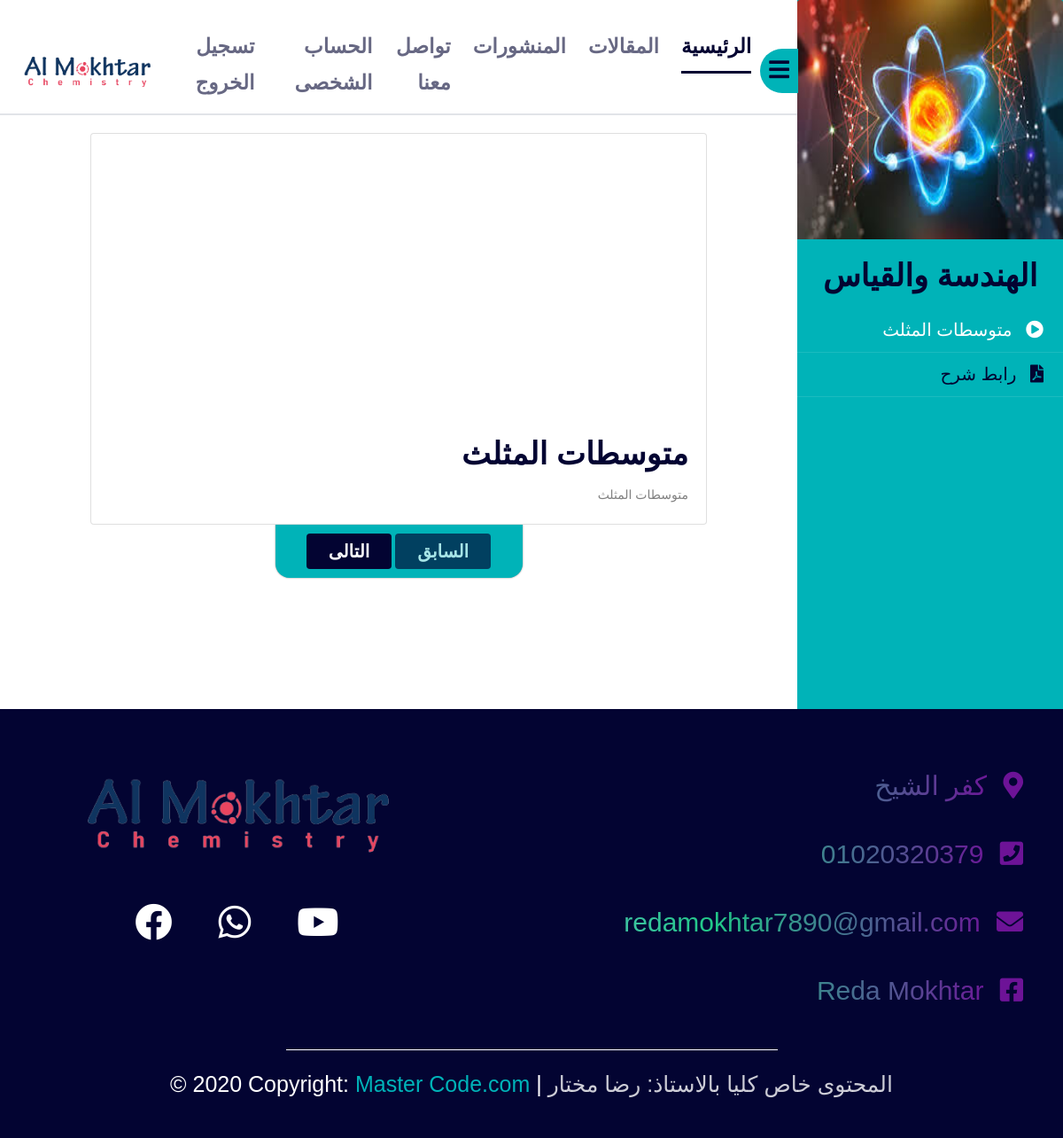
Screenshot of /course_content.php?category_id=15 (signed in) with the database file from the repository.
### tables this page shows
CREATE TABLE `category` (
  `category_id` int(11) NOT NULL,
  `category_name` varchar(255) NOT NULL,
  `category_description` text NOT NULL,
  `ordering` int(11) DEFAULT 0,
  `parent` int(11) NOT NULL,
  `Visibility` tinyint(4) NOT NULL,
  `Allow_Comment` tinyint(4) NOT NULL,
  `Allow_Ads` tinyint(4) NOT NULL,
  `image` varchar(255) NOT NULL
);

CREATE TABLE `lessons` (
  `lesson_id` int(11) NOT NULL,
  `lesson_name` varchar(255) NOT NULL,
  `lesson_description` text NOT NULL,
  `video` varchar(255) NOT NULL,
  `lesson_data` date NOT NULL,
  `member_id` int(11) NOT NULL,
  `cat_id` int(11) NOT NULL,
  `tags` varchar(225) NOT NULL,
  `allow_comments` tinyint(4) NOT NULL DEFAULT 0,
  `Approve` tinyint(1) NOT NULL DEFAULT 0,
  `pdf` varchar(255) DEFAULT NULL
);

### course_content.php (the view, shortened to what this page needs)
<?php
	include 'inital.php';
    $getUser = $con->prepare("SELECT * FROM members WHERE username = ?");
    $getUser->execute(array($sessionUser));
    $info = $getUser->fetch();
    if (isset($_SESSION['user']) && $info['regstatus'] == 1) {
        $category_id = isset($_GET['category_id']) && is_numeric($_GET['category_id']) ? intval($_GET['category_id']) : 0;
        $getlessons = $con->prepare("SELECT * FROM lessons WHERE cat_id = ?");
        $getlessons->execute(array($category_id));
        $count = $getlessons->rowCount();
        if ($count > 0) {
            $lessons = $getlessons->fetchAll();
?>
<body>
    <div class="wrapper d-flex align-items-stretch">
		<nav id="sidebar" class="order-last text-right" >
			<div class="">
                <?php
                    $categories = $con->prepare("SELECT category_name, image FROM category where category_id = ?");
                    $categories->execute(array($category_id));
                    $category = $categories->fetch();
                ?>
                <?php
                    if (isset($category['image']) && $category['image'] !== '') {
                        echo '<img src="admin/uploads/'.$category['image'].'" class="card-img-top" alt="...">';
                    } else{
                        echo '<img src="layouts/img/default.jpg" class="card-img-top" alt="...">';
                    }
                ?>
				<h2 class="text-center"><a href="index.php" class="logo"><?php echo $category['category_name'];?></a></h2>
				<ul class="list-unstyled components mb-5">
                    <?php
                        $key_2=1;
                        $key_1=1;
                        foreach($lessons as $key=>$lesson){
                            if($key_2==$key)
                                {
                                    if($key_1==$key){
                                        $key=$key+1;
                                    } else{
                                        $key=$key+$key_1;
                                    }
                                }else{
                                    $key = $key+$key_2;
                                }
                            ?>
                                <li class="<?php
                                            if($key==1){echo'active ';}
                                            echo $key;
                                            ?>">
                                    <button value="<?php echo $key;?>"><?php echo $lesson['lesson_name'];?><span class="fas fa-play-circle mr-3"></span></button>
                                </li>
                            <?php
                            $key_1=$key;
                            if (isset($lesson['pdf']) && $lesson['pdf'] !== '') {
                                if(isset($key_1)&&$key_1==$key)
                                {
                                    $key_2=$key+1;
                                }else{
                                    $key_2=$key+2;
                                }
                                echo '
                                <li class="'. $key_2.'">
                                    <button value="'.$key_2.'"> رابط شرح <span class="fas fa-file-pdf mr-3"></span></button>
                                </li>
                                ';
                            }
                        }
                    ?>
				</ul>
			</div>
		</nav>
		<div id="content">
            <section class="header">
                <nav class="navbar navbar-expand-lg navbar-light">
                    <a href="index.php"><img src="layouts/img/logo_2.png" class="pl-2" width="160"></a>
                    <div class="collapse navbar-collapse" id="navbarTogglerDemo01">
                        <ul class="navbar-nav mr-auto mt-2 mt-lg-0 text-center">
                            <li class="nav-item " style="margin-bottom: 9px;">
                                <a class="nav-link_cust" href="logout.php">تسجيل الخروج</a>
                            </li>
                            <li class="nav-item">
                                <a class="nav-link_cust" href="account.php"> الحساب الشخصى</a>
                            </li>
                            <li class="nav-item" >
                                <a class="nav-link_cust" href="contact_us.php">تواصل معنا</a>
                            </li>
                            <li class="nav-item" >
                                <a class="nav-link_cust" href="activities.php"> المنشورات</a>
                            </li>
                            <li class="nav-item">
                                <a class="nav-link_cust" href="posts.php">المقالات</a>
                            </li>
                            <li class="nav-item active">
                                <a class="nav-link_cust active_link_cust" href="main.php">الرئيسية <span class="sr-only">(current)</span></a>
                            </li>
                        </ul>
                    </div>
                    <button id="sidebarCollapse"><i class="fa fa-bars"></i></button>
                </nav>
            </section>
			<section class="section7">
				<div class="container content">
                <?php
                        $key_2=1;
                        $key_1=1;
                        foreach($lessons as $key=>$lesson){
                            if($key_2==$key)
                                {
                                    if($key_1==$key){
                                        $key=$key+1;
                                    } else{
                                        $key=$key+$key_1;
                                    }
                                }else{
                                    $key = $key+$key_2;
                                } ?>
                                <div class="video <?php echo $key; ?> <?php if($key > 1){echo'hidden_val';} ?>" data-index="<?php echo $key; ?>">
                                <?php
                            $stmt = $con->prepare("SELECT
                                                    answer.mark
                                                FROM
                                                    answer
                                                INNER JOIN
                                                    exams
                                                ON
                                                    exams.exam_id = answer.exam_id
                                                where
                                                    exams.lesson_id = ?
                                                ");
                        $stmt->execute(array($lesson['lesson_id']));
                        $mark = $stmt->fetch();
                            if ($lesson['Approve'] > 0 || $mark['mark'] > 5){
                                ?>
                                    <div class="card text-right">
                                    <?php echo $lesson['video'];?>
                                        <div class="card-body">
                                            <h2><?php echo $lesson['lesson_name'];?></h2>
                                            <p class="card-text"><?php echo $lesson['lesson_description'];?></p>
                                        </div>
                                    </div>
                            <?php }
                            echo '</div>';
                            $key_1=$key;
                            if (isset($lesson['pdf']) && $lesson['pdf'] !== '') {
                                if(isset($key_1)&&$key_1==$key)
                                {
                                    $key_2=$key+1;
                                }else{
                                    $key_2=$key+2;
                                }
                            }
                            ?><?php
                        }
                    ?>
				</div>
				<div class="content_control text-center">
					<div class="center_content">
						<button class="btn" id="next">التالى</button>
						<button class="btn" id="previous">السابق</button>
					</div>
				</div>
			</section>
		</div>
	</div>
<?php include $tpl . 'partial/footer.php'; ?>
</body>
<?php
include $tpl . 'scripts.php';
}
}else {
    header('Location: reg.php');
    exit();
}
?>

### layouts/css/index.css (style rules this page uses)
body { font-family: Almarai; overflow-x: hidden; }
.header nav { margin-top: 24px; padding-bottom: 0px; border-bottom: 2px solid #e1e4e8; }
.header nav .nav-item { margin-bottom: 13px; text-align: right; }
.header nav .navbar-nav { margin: auto; margin-top: 30px; }
.header nav .navbar-nav .nav-link_cust { text-decoration: none; margin-left: 25px; font-size: 23px; font-weight: bold; opacity: 0.6; cursor: pointer; }
.header nav .navbar-nav .active_link_cust { opacity: 1; padding-bottom: 15px; }
.header nav ul { margin-left: 15%; }
.header nav .nav-link_cust { color: #030432; }
.header nav .active_link_cust { border-bottom: 3px solid #030432; }
.section7 .card { width: 80%; margin: auto; margin-top: 20px; }
.section7 .card iframe { width: 100%; }
.section7 .card h2 { font-size: 35px; font-weight: bold; color: #030432; }
#sidebarCollapse { border: none; background-color: #00b3b8; color: #030432; height: 50px; width: 50px; font-size: 26px; margin-right: -17px; margin-left: 10px; border-radius: 30px 0 0 30px; }
#sidebar { background-color: #00b3b8; }
#sidebar h2 { margin-bottom: 10px; margin-top: 15px; font-size: 35px; font-weight: bold; }
#sidebar img { width: 100%; height: 270px; }
#sidebar a { color: #030432; }
#sidebar button { color: #030432; background: none; border: none; width: 100%; text-align: right; height: 50px; border-bottom: 1px solid rgba(255, 255, 255, 0.1); }
#sidebar ul li.active>button { color: #fff; }
#sidebar ul li button { font-size: 20px; }
#sidebar ul li button span { margin-left: 10px; }
.content_control, .content_control_2 { background-color: #00b3b8; width: 25%; margin: auto; margin-bottom: 10px; border-radius: 0 0 16px 16px; box-shadow: 0px 0px 2px; }
@media (max-width: 1200px) { .content_control, .content_control_2 { width: 31%; } }
.content_control button, .content_control_2 button { background-color: #030432; color: #fff; font-size: 20px; font-weight: bold; padding: 5px 25px; margin: 10px 0; border: none; }
.disabled_prev { opacity: 0.4; cursor: no-drop !important; }

### layouts/css/mains.css (style rules this page uses)
body { font-family: Almarai; }

### rows the page displays
category: category_name "الهندسة والقياس"
lessons: $key 1 (drawn), lesson_name "متوسطات المثلث", $key_2 2 (drawn), lesson_description "متوسطات المثلث"
